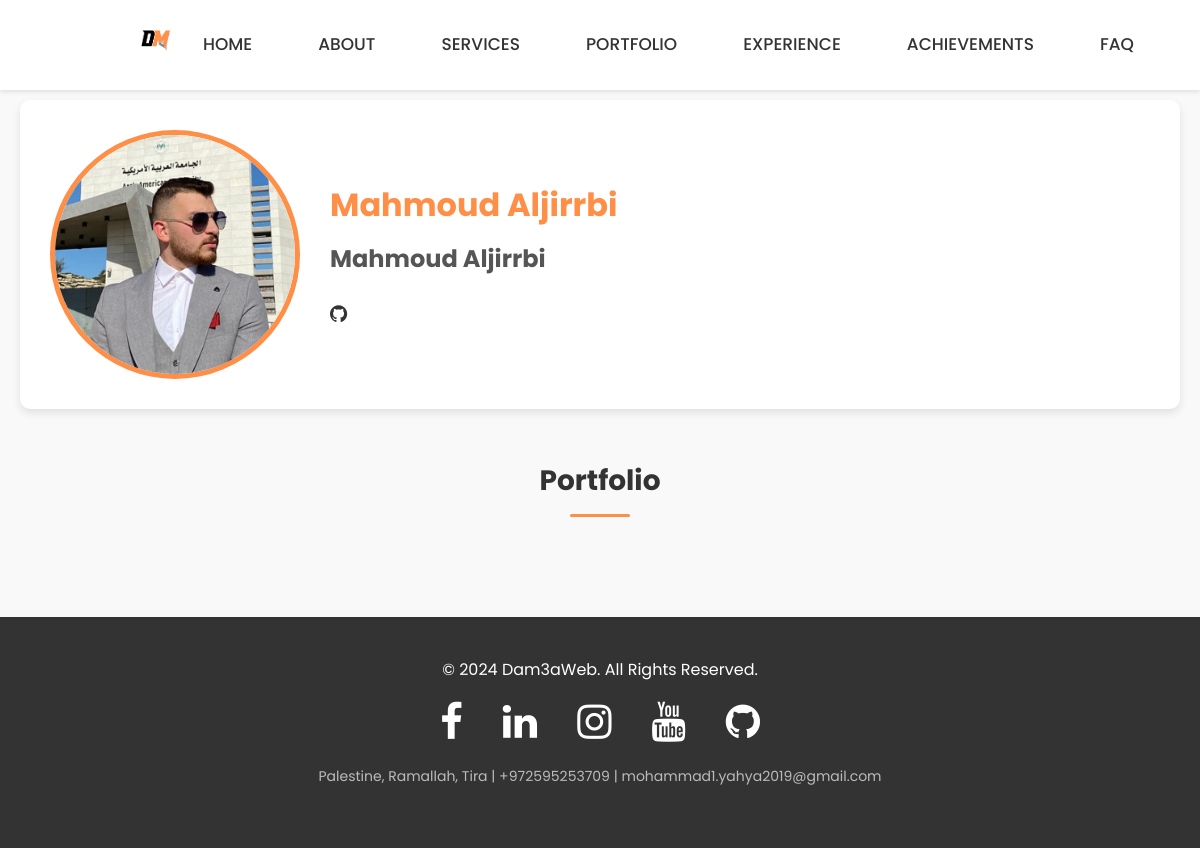
Page /team-member/17/ on the committed database.
### main/models.py (models this page shows, shortened)
class TeamMember(models.Model):
    name_en = models.CharField(max_length=100)
    name_ar = models.CharField(max_length=100)
    image = models.ImageField(upload_to='team/')
    education_en = models.CharField(max_length=255, blank=True, null=True)
    short_desc_en = models.TextField(blank=True, null=True)
    bio_en = models.TextField(blank=True, null=True)
    bio_ar = models.TextField(blank=True, null=True)
    github = models.URLField(blank=True, null=True)
    linkedin = models.URLField(blank=True, null=True)
    instagram = models.URLField(blank=True, null=True)
    youtube = models.URLField(blank=True, null=True)

### main/views.py (the view)
# urls.py: path('team-member/<int:pk>/', views.TeamMemberDetailView.as_view(), name='team_member_detail'),  # مسار جديد
class TeamMemberDetailView(DetailView):
    model = TeamMember
    template_name = 'team_member_detail.html'  # اسم القالب الجديد
    context_object_name = 'member'
    def get_context_data(self, **kwargs):
        context = super().get_context_data(**kwargs)
        context['portfolio'] = self.object.portfolios.all()  # تأكد من علاقة ManyToManyField في النموذج
        return context

### main/templates/team_member_detail.html (shortened to what this page needs)
<!DOCTYPE html>
<html lang="en">
<head>
    {% load static %}
    <link rel="stylesheet" href="{% static 'styles.css' %}">
    <link rel="stylesheet" href="{% static 'team_slider.css' %}">
    <link rel="stylesheet" href="{% static 'interior-design.css' %}">
    <link rel="stylesheet" href="{% static 'services.css' %}">
    <link rel="stylesheet" href="https://cdnjs.cloudflare.com/ajax/libs/font-awesome/4.7.0/css/font-awesome.min.css">
</head>
<body>
    <header class="header-sec">
        <nav>
            <a href="{% url 'index' %}">
                <img src="{% static 'logo.jpg' %}" alt="Logo" class="logo-img">
            </a>
            <ul>
                <li><a href="{% url 'index' %}">Home</a></li>
                <li><a href="#about">About</a></li>
                <li><a href="#services">Services</a></li>
                <li><a href="#portfolio">Portfolio</a></li>
                <li><a href="#projects-experience">Experience</a></li>
                <li><a href="#counters">Achievements</a></li>
                <li><a href="#faq">FAQ</a></li>
                <li><a href="#contact">Contact</a></li>
            </ul>
        </nav>
    </header>
    <section class="team-member-detail" id="team-member-detail">
        <div class="container">
            <div class="member-header">
                <div class="member-image">
                    <img src="{{ member.image.url }}" alt="{{ member.name_en }}">
                </div>
                <div class="member-info">
                    <h1>{{ member.name_en }}</h1>
                    <h2>{{ member.name_ar }}</h2>
                    <div class="member-social-links">
                        {% if member.github %}
                            <a href="{{ member.github }}" target="_blank"><i class="fa fa-github"></i></a>
                        {% endif %}
                    </div>
                </div>
            </div>
            <div class="portfolio-section">
                <h2>Portfolio</h2>
            </div>
        </div>
    </section>
    <footer class="footer">
        <div class="footer-container">
            <p>&copy; 2024 Dam3aWeb. All Rights Reserved.</p>
            <div class="footer-social-icon">
                <a href="https://www.facebook.com/profile.php?id=100009883903279"><i class="fa fa-facebook fa-2x"></i></a>
                <a href="https://www.linkedin.com/in/mohammad-yahya-912482257/"><i class="fa fa-linkedin fa-2x"></i></a>
                <a href="https://www.instagram.com/mo7ammad.yahya/"><i class="fa fa-instagram fa-2x"></i></a>
                <a href="https://www.youtube.com/@Dam3a-a"><i class="fa fa-youtube fa-2x"></i></a>
                <a href="https://github.com/MohammadYahya2" target="_blank" rel="noopener noreferrer"><i class="fa fa-github fa-2x"></i></a>
            </div>
            <p class="footer-info">Palestine, Ramallah, Tira | +972595253709 | mohammad1.yahya2019@gmail.com</p>
        </div>
    </footer>
</body>
</html>

### static/styles.css (style rules this page uses)
:root { --primary-color: #e99b2e; --secondary-color: #ff7f50; --dark-bg: #1e1e1e; --dark-text: #f0f0f0; --light-bg: #ffffff; --light-text: #333333; --transition-speed: 0.3s; --font-body: 'Nunito Sans', sans-serif; --font-heading: 'Josefin Sans', sans-serif; }
* { margin: 0; padding: 0; box-sizing: border-box; font-family: var(--font-family); }
body { background-color: var(--background-color); color: var(--text-color); transition: background-color var(--transition-speed) ease, color var(--transition-speed) ease; overflow-x: hidden; }
.header-sec { position: fixed; top: 0; left: 0; width: 100%; padding: 20px 80px; display: flex; justify-content: space-between; align-items: center; background: rgba(255, 255, 255, 0.926); backdrop-filter: blur(10px); z-index: 100; transition: background-color var(--transition-speed) ease, box-shadow var(--transition-speed) ease; }
.logo-img { height: 60px; width: auto; margin-left: 20px; cursor: pointer; transition: transform var(--transition-speed) ease, filter var(--transition-speed) ease; }
nav { display: flex; align-items: center; justify-content: space-between; height: 50px; width: 80%; padding: 0 20px; background: transparent; }
nav ul { display: flex; align-items: center; list-style: none; margin: 0; padding: 0; }
nav ul li { margin: 0 10px; position: relative; }
nav ul li a { text-decoration: none; color: var(--text-color); font-size: 17px; padding: 7px 13px; border-radius: 3px; text-transform: uppercase; transition: background var(--transition-speed) ease, color var(--transition-speed) ease, transform var(--transition-speed) ease; }
.footer { background: #333; color: #fff; padding: 40px 80px; text-align: center; position: relative; }
.footer-container p { margin-bottom: 20px; font-size: 16px; }
.footer-social-icon { display: flex; justify-content: center; gap: 20px; margin-bottom: 20px; }
.footer-social-icon a { color: var(--primary-color); transition: color var(--transition-speed) ease, transform var(--transition-speed) ease; }
.footer-info { font-size: 14px; color: #ccc; }
html { scroll-behavior: smooth; }

### static/interior-design.css (style rules this page uses)
:root { --primary-color: #ff8e47; --secondary-color: #4070F4; --text-color: #333333; --background-color: #f0f4f8; --card-bg: #ffffff; --shadow-color: rgba(0, 0, 0, 0.1); --hover-primary-color: #e07b3c; --hover-secondary-color: #335eea; --transition-duration: 0.3s; --border-radius: 15px; --font-family: 'Poppins', sans-serif; --gradient-bg: linear-gradient(135deg, rgba(255, 142, 71, 0.1), rgba(64, 112, 244, 0.1)); }

### static/services.css (style rules this page uses)
:root { --primary-color: #ff8e47; --secondary-color: #eac14f; --text-color: #ffffff; --background-color: #f7f7f7; --card-bg: #ffffff; --shadow-color: rgba(0, 0, 0, 0.1); --hover-bg-color: #ffbf80; --transition-duration: 0.3s; --border-radius: 15px; --font-body: 'Nunito Sans', sans-serif; --font-heading: 'Josefin Sans', sans-serif; }

### rows in the picture
TeamMember: image (picture), name_en "Mahmoud Aljirrbi", name_ar "Mahmoud Aljirrbi"
